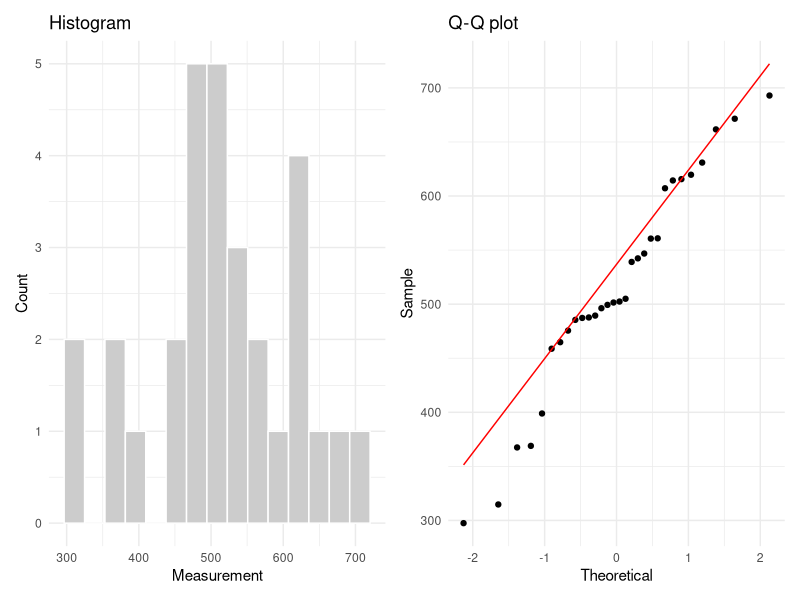
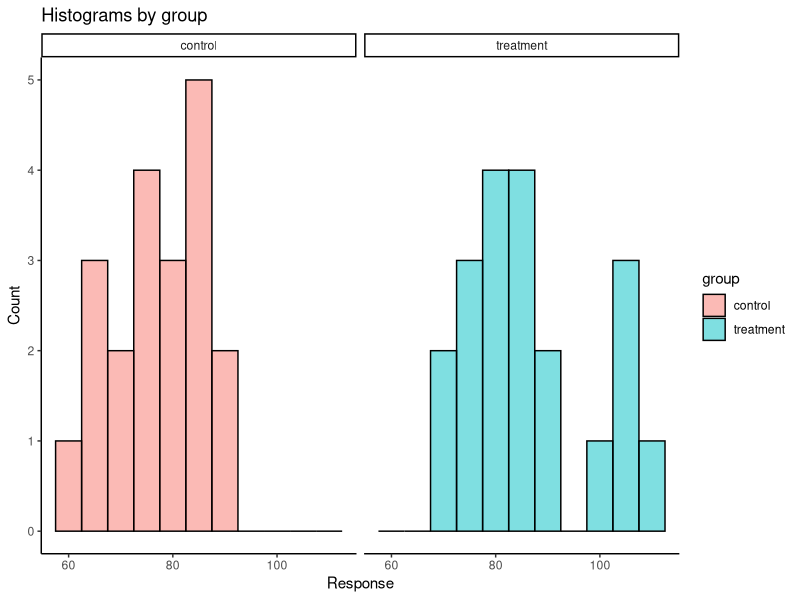
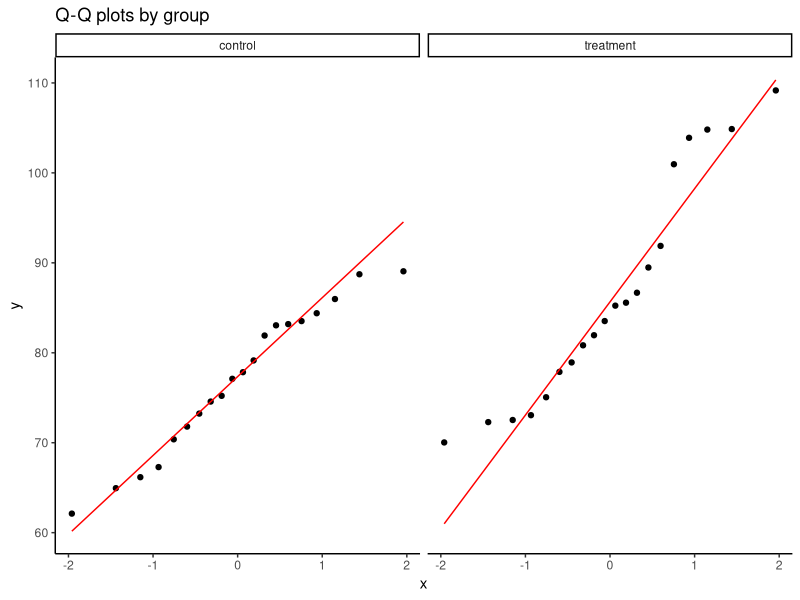
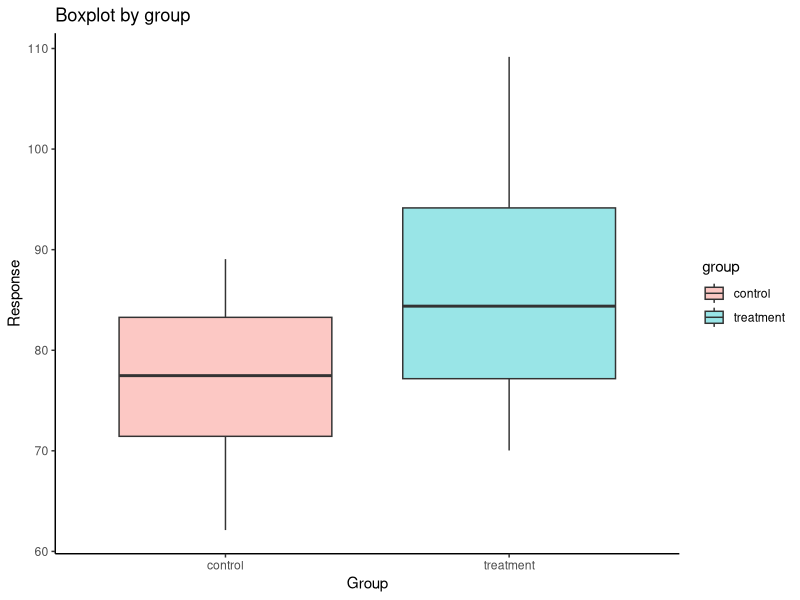
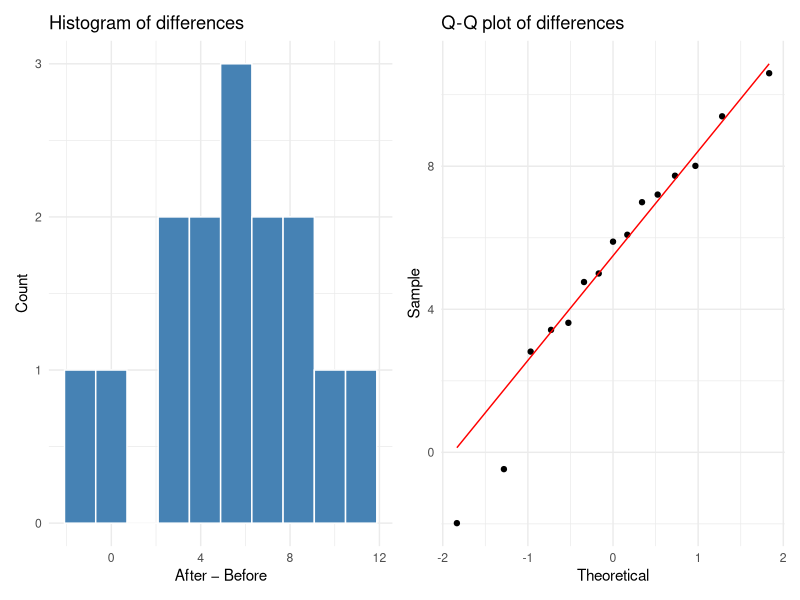
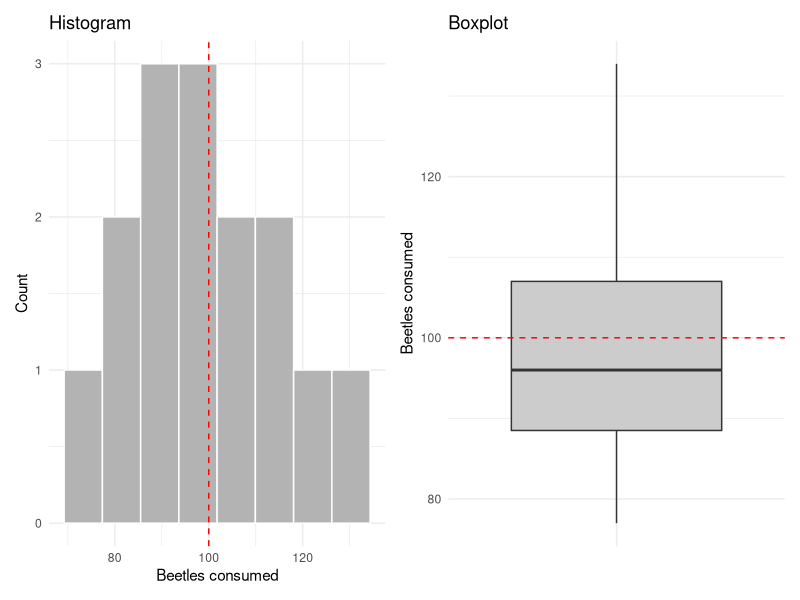
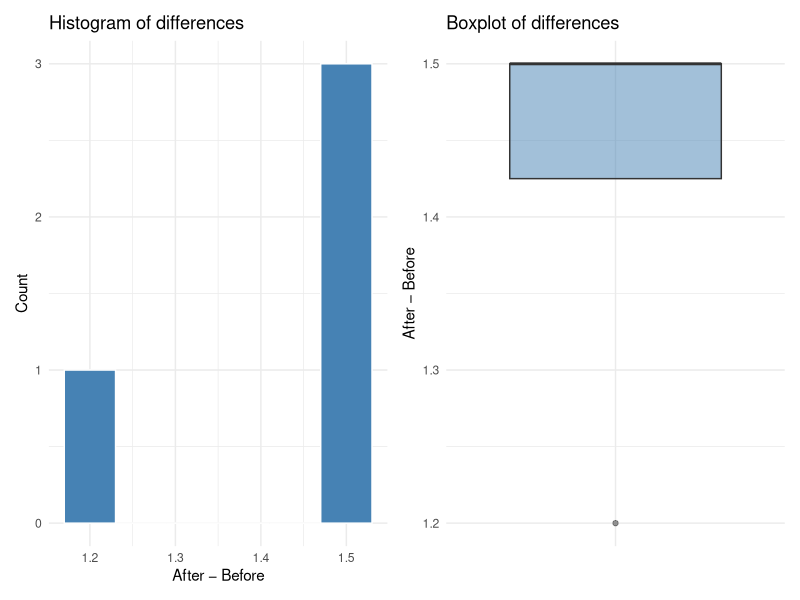
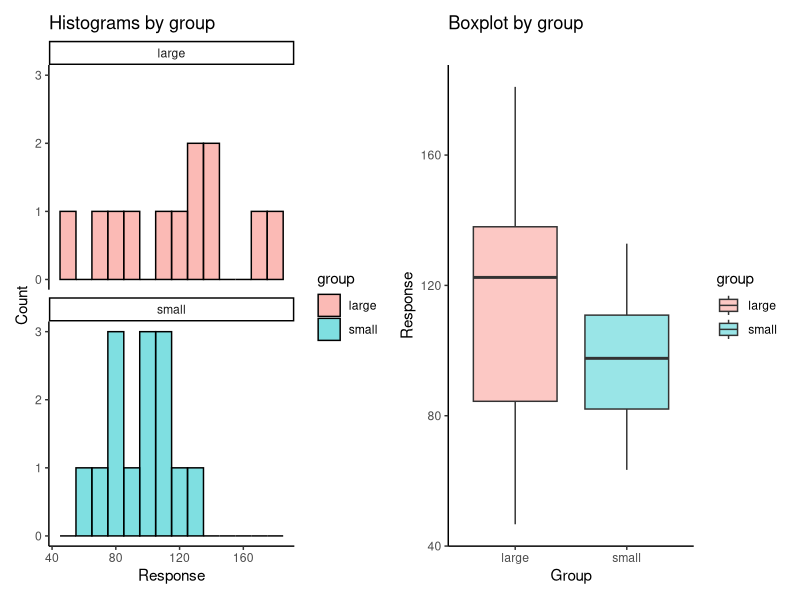

Reproduce these figures in R, in order.
# =============================================================================
# Hypothesis Testing Templates — ENVX1002
# =============================================================================
# Each section follows the HATPC framework:
#   H — Hypotheses       (state H0 and H1)
#   A — Assumptions      (check before running the test)
#   T — Test statistic   (run the test in R)
#   P — P-value          (read the output)
#   C — Conclusion       (statistical + scientific conclusion)
#
# Plotting uses ggplot2 (loaded once below) unless noted as "base R".
# Replace the example data / variable names with your own dataset.
# =============================================================================

library(ggplot2)   # for all visualisations (ggplot2)
library(patchwork) # for combining ggplot2 panels side-by-side
# library(car)    # for leveneTest() — loaded in Section 2; install if needed


# =============================================================================
# 1. ONE-SAMPLE t-TEST
# =============================================================================
# Use when: comparing the mean of a single sample to a known/hypothesised value.
# Example question: "Is the mean TN concentration different from 500 µg/L?"
# =============================================================================

# --- Example data ------------------------------------------------------------
# Replace with your own numeric vector.
set.seed(42)
x <- rnorm(30, mean = 510, sd = 80)   # single sample of continuous measurements
mu0 <- 500                            # hypothesised population mean

# --- H: Hypotheses -----------------------------------------------------------
# Two-tailed (default — use unless you have a directional hypothesis):
#   H0: mu = mu0
#   H1: mu ≠ mu0
#
# One-tailed (greater):
#   H0: mu ≤ mu0
#   H1: mu  > mu0
#
# One-tailed (less):
#   H0: mu ≥ mu0
#   H1: mu  < mu0

# --- A: Assumptions ----------------------------------------------------------
# Assumption: the sample is approximately normally distributed.
# Check with a histogram and Q-Q plot (ggplot2).

df1 <- data.frame(x = x)

p_hist <- ggplot(df1, aes(x)) +
  geom_histogram(fill = "grey80", colour = "white", bins = 15) +
  labs(title = "Histogram", x = "Measurement", y = "Count") +
  theme_minimal()

p_qq <- ggplot(df1, aes(sample = x)) +
  stat_qq() +
  stat_qq_line(colour = "red") +
  labs(title = "Q-Q plot", x = "Theoretical", y = "Sample") +
  theme_minimal()

p_hist + p_qq   # display side-by-side (patchwork)

# Optional formal normality test (best for n < 50):
shapiro.test(x)
# If p > 0.05 → no strong evidence against normality → proceed with t-test.
# If p < 0.05 → consider a log/sqrt/reciprocal transformation, then recheck.

# --- T: Test statistic -------------------------------------------------------
# base R — t.test()
result_1samp <- t.test(
  x,
  mu          = mu0,
  alternative = "two.sided",  # or "greater" / "less"
  conf.level  = 0.95
)
result_1samp
# Key output: t-statistic, df (= n-1), p-value, 95% CI, sample mean.

# --- P: P-value --------------------------------------------------------------
result_1samp$p.value   # extract p-value
result_1samp$conf.int  # extract confidence interval

# --- C: Conclusion -----------------------------------------------------------
# Statistical conclusion:
#   If p < 0.05 → reject H0 (evidence that mean ≠ mu0)
#   If p ≥ 0.05 → fail to reject H0 (insufficient evidence of a difference)
#
# Template:
#   "The mean [variable] was [not] significantly different from [mu0]
#    (t_[df] = [t], p = [p]; 95% CI: [lower]–[upper])."
#
# Scientific conclusion: interpret in the context of your research question.


# =============================================================================
# 2. TWO-SAMPLE t-TEST  (independent groups)
# =============================================================================
# Use when: comparing the means of two independent groups.
# Example question: "Does Red Bull increase heart rate compared to a control?"
# =============================================================================

# --- Example data ------------------------------------------------------------
# Replace with your own data frame. Requires:
#   - one column of continuous measurements (response)
#   - one column of group labels (group)
set.seed(7)
df2 <- data.frame(
  group    = rep(c("treatment", "control"), each = 20),
  response = c(rnorm(20, mean = 82, sd = 10),
               rnorm(20, mean = 76, sd = 10))
)

# --- H: Hypotheses -----------------------------------------------------------
# Two-tailed:
#   H0: mu_treatment = mu_control
#   H1: mu_treatment ≠ mu_control

# --- A: Assumptions ----------------------------------------------------------
# 1. Normality within each group.
# 2. Homogeneity of variance (equal variances) — checked with Levene's test.

# Histogram per group (ggplot2)
ggplot(df2, aes(x = response, fill = group)) +
  geom_histogram(binwidth = 5, colour = "black", alpha = 0.5) +
  facet_wrap(~group) +
  labs(title = "Histograms by group", x = "Response", y = "Count") +
  theme_classic()

# Q-Q plot per group (ggplot2)
ggplot(df2, aes(sample = response)) +
  stat_qq() +
  stat_qq_line(colour = "red") +
  facet_wrap(~group) +
  labs(title = "Q-Q plots by group") +
  theme_classic()

# Boxplot — also useful for checking equal spread (ggplot2)
ggplot(df2, aes(x = group, y = response, fill = group)) +
  geom_boxplot(alpha = 0.4) +
  labs(title = "Boxplot by group", x = "Group", y = "Response") +
  theme_classic()

# Shapiro-Wilk test per group (base R)
shapiro.test(df2$response[df2$group == "treatment"])
shapiro.test(df2$response[df2$group == "control"])

# Levene's test for equal variances (requires the car package)
# install.packages("car")   # uncomment if not installed
library(car)
leveneTest(response ~ group, data = df2)
# If p > 0.05 → variances are equal → use Student's t-test (var.equal = TRUE).
# If p < 0.05 → variances are unequal → use Welch's t-test (var.equal = FALSE,
#               which is also the default in R).

# --- T: Test statistic -------------------------------------------------------
# Student's t-test (equal variances assumed):
result_student <- t.test(response ~ group, data = df2,
                         var.equal  = TRUE,
                         alternative = "two.sided",
                         conf.level  = 0.95)
result_student

# Welch's t-test (unequal variances; R default):
result_welch <- t.test(response ~ group, data = df2,
                       var.equal  = FALSE,
                       alternative = "two.sided",
                       conf.level  = 0.95)
result_welch

# --- P: P-value --------------------------------------------------------------
result_student$p.value
result_student$conf.int

# --- C: Conclusion -----------------------------------------------------------
# Template:
#   "The mean [response] was [not] significantly different between the
#    [treatment] and [control] groups
#    (t_[df] = [t], p = [p]; 95% CI of difference: [lower]–[upper])."


# =============================================================================
# 3. PAIRED t-TEST
# =============================================================================
# Use when: two measurements are taken on the same subject (before/after,
#           matched pairs). The paired design accounts for individual variation.
# Example question: "Did heart rate increase after consuming Red Bull
#                    in the same students?"
# =============================================================================

# --- Example data ------------------------------------------------------------
# Replace with your own vectors. Each row must be the same subject.
set.seed(99)
n_pairs   <- 15
before    <- rnorm(n_pairs, mean = 70, sd = 8)
after     <- before + rnorm(n_pairs, mean = 5, sd = 4)  # slight increase
df3       <- data.frame(subject = 1:n_pairs, before, after)
df3$diff  <- df3$after - df3$before   # calculate pairwise differences

# --- H: Hypotheses -----------------------------------------------------------
# Two-tailed:
#   H0: mu_diff = 0   (no systematic change)
#   H1: mu_diff ≠ 0

# One-tailed (testing for an increase):
#   H0: mu_diff ≤ 0
#   H1: mu_diff  > 0

# --- A: Assumptions ----------------------------------------------------------
# Assumption: the DIFFERENCES between pairs are approximately normally
#             distributed (not the raw values individually).

p_diff_hist <- ggplot(df3, aes(x = diff)) +
  geom_histogram(fill = "steelblue", colour = "white", bins = 10) +
  labs(title = "Histogram of differences", x = "After − Before", y = "Count") +
  theme_minimal()

p_diff_qq <- ggplot(df3, aes(sample = diff)) +
  stat_qq() +
  stat_qq_line(colour = "red") +
  labs(title = "Q-Q plot of differences", x = "Theoretical", y = "Sample") +
  theme_minimal()

p_diff_hist + p_diff_qq

shapiro.test(df3$diff)   # formal normality test on the differences

# --- T: Test statistic -------------------------------------------------------
# Method 1 — one-sample t-test on the differences (base R):
result_paired_m1 <- t.test(df3$diff,
                            mu          = 0,
                            alternative = "two.sided",
                            conf.level  = 0.95)
result_paired_m1

# Method 2 — built-in paired argument (base R):
result_paired_m2 <- t.test(df3$after, df3$before,
                            paired      = TRUE,
                            alternative = "two.sided",
                            conf.level  = 0.95)
result_paired_m2   # identical results to Method 1

# --- P: P-value --------------------------------------------------------------
result_paired_m1$p.value
result_paired_m1$conf.int

# --- C: Conclusion -----------------------------------------------------------
# Template:
#   "The mean difference in [response] between [after] and [before] was
#    [not] significantly different from zero
#    (t_[df] = [t], p = [p]; 95% CI of difference: [lower]–[upper])."


# =============================================================================
# 4. WILCOXON SIGNED-RANK TEST
# =============================================================================
# Non-parametric alternative to the one-sample t-test AND the paired t-test.
# Use when: normality assumption is violated and transformation does not help.
# =============================================================================

# ----- 4a. ONE-SAMPLE Wilcoxon signed-rank test ------------------------------
# Example question: "Do lizards eat a median of 100 beetles per day?"

# --- Example data ------------------------------------------------------------
set.seed(5)
beetles <- c(89, 104, 78, 112, 95, 134, 88, 96, 110, 102,
             85,  99, 77, 125,  91)
mu0_beetles <- 100   # hypothesised median (or distribution centre)

# --- H: Hypotheses -----------------------------------------------------------
# Two-tailed:
#   H0: the distribution of [beetles] is centred at mu0 (= 100)
#   H1: the distribution of [beetles] is NOT centred at mu0

# --- A: Assumptions ----------------------------------------------------------
# - Independent observations
# - Differences from mu0 are roughly symmetric around zero
# (No normality required; use plots to check for gross asymmetry.)

p_beet_hist <- ggplot(data.frame(beetles), aes(x = beetles)) +
  geom_histogram(fill = "grey70", colour = "white", bins = 8) +
  geom_vline(xintercept = mu0_beetles, colour = "red", linetype = "dashed") +
  labs(title = "Histogram", x = "Beetles consumed", y = "Count") +
  theme_minimal()

p_beet_box <- ggplot(data.frame(beetles), aes(x = "", y = beetles)) +
  geom_boxplot(fill = "grey80") +
  geom_hline(yintercept = mu0_beetles, colour = "red", linetype = "dashed") +
  labs(title = "Boxplot", x = "", y = "Beetles consumed") +
  theme_minimal()

p_beet_hist + p_beet_box

# --- T: Test statistic -------------------------------------------------------
result_wilcox_1samp <- wilcox.test(
  beetles,
  mu          = mu0_beetles,
  alternative = "two.sided",
  conf.level  = 0.95
)
result_wilcox_1samp   # V = sum of positive signed ranks

# --- P: P-value --------------------------------------------------------------
result_wilcox_1samp$p.value

# --- C: Conclusion -----------------------------------------------------------
# Template:
#   "There was [no] significant evidence that the distribution of [beetles]
#    differs from a centre of [mu0] (V = [V], p = [p])."


# ----- 4b. PAIRED Wilcoxon signed-rank test ----------------------------------
# Example question: "Did chicken weight increase significantly after the diet?"

# --- Example data ------------------------------------------------------------
weight_before <- c(2.5, 3.5, 3.5, 3.4)
weight_after  <- c(4.0, 5.0, 5.0, 4.6)
diffs_weight  <- weight_after - weight_before

# --- H: Hypotheses -----------------------------------------------------------
# One-tailed (testing for an increase):
#   H0: the distribution of differences is centred at zero (no increase)
#   H1: the distribution of differences is centred above zero (increase)

# --- A: Assumptions ----------------------------------------------------------
# Differences should be roughly symmetric (not necessarily normal).

p_wdiff_hist <- ggplot(data.frame(d = diffs_weight), aes(x = d)) +
  geom_histogram(fill = "steelblue", colour = "white", bins = 6) +
  labs(title = "Histogram of differences", x = "After − Before", y = "Count") +
  theme_minimal()

p_wdiff_box <- ggplot(data.frame(d = diffs_weight), aes(x = "", y = d)) +
  geom_boxplot(fill = "steelblue", alpha = 0.5) +
  labs(title = "Boxplot of differences", x = "", y = "After − Before") +
  theme_minimal()

p_wdiff_hist + p_wdiff_box

shapiro.test(diffs_weight)   # optional — often sample size too small to be useful

# --- T: Test statistic -------------------------------------------------------
result_wilcox_paired <- wilcox.test(
  x           = weight_after,
  y           = weight_before,
  paired      = TRUE,
  alternative = "greater",   # testing for an increase
  conf.level  = 0.95
)
result_wilcox_paired   # V = sum of positive signed ranks of differences

# --- P: P-value --------------------------------------------------------------
result_wilcox_paired$p.value

# --- C: Conclusion -----------------------------------------------------------
# Template:
#   "There was [no] significant evidence of an increase in [weight] after
#    [treatment] (V = [V], p = [p])."


# =============================================================================
# 5. MANN-WHITNEY U TEST  (Wilcoxon rank-sum test)
# =============================================================================
# Non-parametric alternative to the two-sample t-test.
# Use when: normality assumption is violated for independent groups.
# Note: R calls this wilcox.test(); it reports W (the rank-sum statistic).
# =============================================================================

# --- Example data ------------------------------------------------------------
set.seed(21)
df5 <- data.frame(
  group    = rep(c("large", "small"), times = c(12, 14)),
  response = c(rnorm(12, mean = 115, sd = 30),
               rnorm(14, mean = 95,  sd = 25))
)

# --- H: Hypotheses -----------------------------------------------------------
# Two-tailed:
#   H0: median_large = median_small   (distributions have the same centre)
#   H1: median_large ≠ median_small

# --- A: Assumptions ----------------------------------------------------------
# - Independent samples
# - Both groups have a similar distribution shape
#   (use histograms and boxplots to compare shapes)

p_mw_hist <- ggplot(df5, aes(x = response, fill = group)) +
  geom_histogram(binwidth = 10, colour = "black", alpha = 0.5,
                 position = "identity") +
  facet_wrap(~group, ncol = 1) +
  labs(title = "Histograms by group", x = "Response", y = "Count") +
  theme_classic()

p_mw_box <- ggplot(df5, aes(x = group, y = response, fill = group)) +
  geom_boxplot(alpha = 0.4) +
  labs(title = "Boxplot by group", x = "Group", y = "Response") +
  theme_classic()

p_mw_hist + p_mw_box

# --- T: Test statistic -------------------------------------------------------
result_mw <- wilcox.test(
  response ~ group,
  data        = df5,
  alternative = "two.sided",
  conf.level  = 0.95
)
result_mw   # W = rank-sum statistic

# --- P: P-value --------------------------------------------------------------
result_mw$p.value

# --- C: Conclusion -----------------------------------------------------------
# Template:
#   "The distribution of [response] was [not] significantly different between
#    the [large] and [small] groups (W = [W], p = [p])."


# =============================================================================
# 6. CHI-SQUARED GOODNESS-OF-FIT TEST
# =============================================================================
# Use when: comparing observed counts of a categorical variable to expected
#           (theoretical) proportions.
# Example question: "Are butterfly colour frequencies equally distributed?"
# =============================================================================

# --- Example data ------------------------------------------------------------
observed_counts <- c(red = 48, blue = 62, green = 56, yellow = 34)
# Replace with your own named counts vector.
expected_probs  <- rep(0.25, 4)   # equal proportions (null hypothesis)
# For unequal expected proportions, e.g.: c(0.4, 0.3, 0.2, 0.1)

# --- H: Hypotheses -----------------------------------------------------------
# H0: p_red = p_blue = p_green = p_yellow = 0.25  (proportions match expected)
# H1: at least one observed proportion differs from expected

# --- A: Assumptions ----------------------------------------------------------
# 1. Observations are independent.
# 2. Expected count in each cell ≥ 5
#    (check: total_n × expected_probs — all values should be ≥ 5).
total_n <- sum(observed_counts)
expected_counts <- total_n * expected_probs
expected_counts   # inspect — all should be ≥ 5

# Barplot of observed vs expected (base R)
barplot(
  rbind(observed_counts, expected_counts),
  beside  = TRUE,
  legend.text = c("Observed", "Expected"),
  col     = c("steelblue", "grey70"),
  main    = "Observed vs Expected counts",
  xlab    = "Category",
  ylab    = "Count"
)

# --- T: Test statistic -------------------------------------------------------
result_gof <- chisq.test(
  x = observed_counts,
  p = expected_probs
)
result_gof          # chi-squared, df = k-1, p-value
result_gof$observed # observed frequencies
result_gof$expected # expected frequencies (verify assumption)
result_gof$residuals  # Pearson residuals — which cells deviate most?

# --- P: P-value --------------------------------------------------------------
result_gof$p.value

# --- C: Conclusion -----------------------------------------------------------
# Template:
#   "The observed proportions of [variable] were [not] significantly different
#    from the expected proportions (χ²_[df] = [chi], p = [p])."


# =============================================================================
# 7. CHI-SQUARED TEST OF INDEPENDENCE
# =============================================================================
# Use when: testing whether two categorical variables are associated.
# Example question: "Is deer age group independent of vegetation preference?"
# =============================================================================

# --- Example data ------------------------------------------------------------
# Provide data as a contingency table (matrix or table object).
deer_data <- matrix(
  c(20, 30, 10,
    10, 10, 20,
    10, 10, 10),
  nrow     = 3,
  byrow    = TRUE,
  dimnames = list(
    age_group  = c("young", "adult", "old"),
    vegetation = c("grass", "leaves", "bark")
  )
)
deer_data   # inspect contingency table

# --- H: Hypotheses -----------------------------------------------------------
# H0: age group is INDEPENDENT of vegetation preference
# H1: age group is NOT independent of vegetation preference

# --- A: Assumptions ----------------------------------------------------------
# 1. Observations are independent.
# 2. Expected frequency in each cell ≥ 1, and no more than 20% of cells
#    have expected frequency < 5.

# --- T: Test statistic -------------------------------------------------------
result_indep <- chisq.test(deer_data)
result_indep            # chi-squared, df = (r-1)*(c-1), p-value
result_indep$expected   # inspect expected frequencies — check assumption
result_indep$residuals  # Pearson residuals — which cells deviate most?

# Visualisation — mosaic plot (base R)
mosaicplot(
  deer_data,
  shade = TRUE,
  main  = "Mosaic plot: age group × vegetation preference"
)

# --- P: P-value --------------------------------------------------------------
result_indep$p.value

# --- C: Conclusion -----------------------------------------------------------
# Template:
#   "[Variable 1] was [not] significantly associated with [Variable 2]
#    (χ²_[df] = [chi], p = [p])."
#
# Note: if any expected cell counts are < 5, consider using Fisher's Exact
#       Test instead: fisher.test(contingency_table)


# =============================================================================
# END OF TEMPLATES
# =============================================================================
